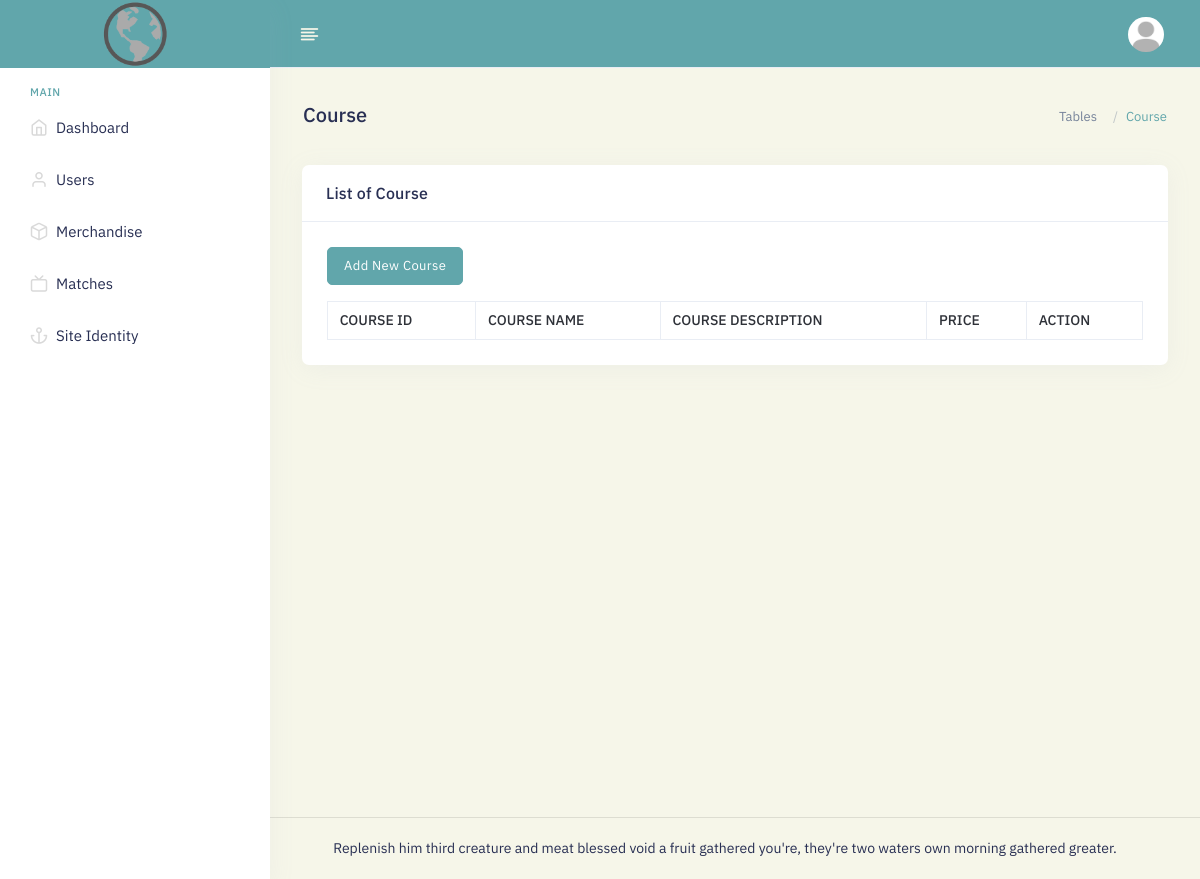
Screenshot of /admin/public/course.php (signed in) with the database file from the repository.
### tables this page shows
CREATE TABLE `siteidentity` (
  `siteidentityid` int(11) NOT NULL,
  `websitename` varchar(255) NOT NULL,
  `websitedesc` varchar(255) NOT NULL,
  `websitelogo` varchar(255) NOT NULL,
  `websitefavicon` varchar(255) NOT NULL,
  `websitebackground` varchar(255) NOT NULL,
  `websitefooter` varchar(255) NOT NULL
);

### global/settings.php (called while the page is built, shortened)
<?php
include "conn.php";
$query = mysqli_query($db , "SELECT * FROM siteidentity");
$row = mysqli_fetch_assoc($query);
$websitelogo = "../../siteidentity/logo/".$row['websitelogo'];
$websitefooter = $row['websitefooter'];
$defaultprofilepicture = "../../siteidentity/profilepicture/defaultprofilepicture.jpg";
?>

### admin/public/course.php (the view, shortened to what this page needs)
<?php
include "../include/header.php"
?>
<body class="app sidebar-mini ltr">
    <div class="page">
        <div class="page-main">
        <?php
            include "../include/navbar.php";
        ?>
            </div>
            <div class="main-content app-content mt-0">
                <div class="side-app">
                    <div class="main-container container-fluid">
                        <div class="page-header">
                            <h1 class="page-title">Course</h1>
                            <div>
                                <ol class="breadcrumb">
                                    <li class="breadcrumb-item"><a href="javascript:void(0)">Tables</a></li>
                                    <li class="breadcrumb-item active" aria-current="page">Course</li>
                                </ol>
                            </div>
                        </div>
                        <div class="row">
                            <div class="col-lg-12">
                                <div class="card">
                                    <div class="card-header">
                                        <h3 class="card-title">List of Course</h3>
                                    </div>
                                    <div class="card-body">
                                    <a href="config?addcourse=true"><button class="btn btn-primary mb-4">Add New Course</button></a>
                                        <div class="table-responsive">
                                            <table class="table table-bordered border text-nowrap mb-0">
                                                <thead>
                                                    <tr>
                                                        <th>Course ID</th>
                                                        <th>Course Name</th>
                                                        <th>Course Description</th>
                                                        <th>Price</th>
                                                        <th>Action</th>
                                                    </tr>
                                                </thead>
                                            </table>
                                        </div>
                                    </div>
                                </div>
                            </div>
                        </div>
                    </div>
                </div>
            </div>
        </div>
        <footer class="footer">
            <div class="container">
                <div class="row align-items-center flex-row-reverse">
                    <div class="col-md-12 col-sm-12 text-center">
                        <?php echo $websitefooter; ?>
                    </div>
                </div>
            </div>
        </footer>
    </div>
</body>
</html>

### admin/include/navbar.php (shortened to what this page needs)
 <div class="app-header header sticky">
    <div class="container-fluid main-container">
        <div class="d-flex">
            <a aria-label="Hide Sidebar" class="app-sidebar__toggle" data-bs-toggle="sidebar" href="javascript:void(0)"></a>
            <div class="d-flex order-lg-2 ms-auto header-right-icons">
                <div class="navbar navbar-collapse responsive-navbar p-0">
                    <div class="collapse navbar-collapse" id="navbarSupportedContent-4">
                        <div class="d-flex order-lg-2">
                            <div class="dropdown d-flex profile-1">
                                <a href="javascript:void(0)" data-bs-toggle="dropdown" class="nav-link leading-none d-flex">
                                    <img src="<?php echo $defaultprofilepicture; ?>" alt="profile-user"
                                        class="avatar  profile-user brround cover-image">
                                </a>
                            </div>
                        </div>
                    </div>
                </div>
            </div>
        </div>
    </div>
</div>
<div class="sticky">
    <div class="app-sidebar">
        <div class="side-header">
            <a class="header-brand1" href="index">
                <img src="<?php echo $websitelogo; ?>" class="header-brand-img light-logo1" alt="logo" width="80" height="80">
            </a>
        </div>
        <div class="main-sidemenu">
            <ul class="side-menu">
                <li class="sub-category">
                    <h3>Main</h3>
                </li>
                <li class="slide">
                    <a class="side-menu__item" data-bs-toggle="slide" href="index"><i class="side-menu__icon fe fe-home"></i>
                    <span class="side-menu__label">Dashboard</span></a>
                </li>
                <li class="slide">
                    <a class="side-menu__item" data-bs-toggle="slide" href="user"><i class="side-menu__icon fe fe-user"></i>
                    <span class="side-menu__label">Users</span></a>
                </li>
                <li class="slide">
                    <a class="side-menu__item" data-bs-toggle="slide" href="course"><i class="side-menu__icon fe fe-box"></i>
                    <span class="side-menu__label">Merchandise</span></a>
                </li>
                <li class="slide">
                    <a class="side-menu__item" data-bs-toggle="slide" href="match"><i class="side-menu__icon fe fe-tv"></i>
                    <span class="side-menu__label">Matches</span></a>
                </li>
                <li class="slide">
                    <a class="side-menu__item" data-bs-toggle="slide" href="siteidentity"><i class="side-menu__icon fe fe-anchor"></i>
                    <span class="side-menu__label">Site Identity</span></a>
                </li>
    </div>

### admin/public/assets/colors/color1.css (style rules this page uses)
a { color: #61a6ab; }
.btn-primary { color: #fff !important; background: #61a6ab !important; border-color: #61a6ab !important; }
.breadcrumb-item.active { color: #f5f3f9; }
.avatar { background: var(--primary02) no-repeat center/cover; }

### rows the page displays
siteidentity: websitelogo (placeholder picture), websitefooter "Replenish him third creature and meat blessed void a fruit gathered you're, they're two waters own morning gathered greater."
